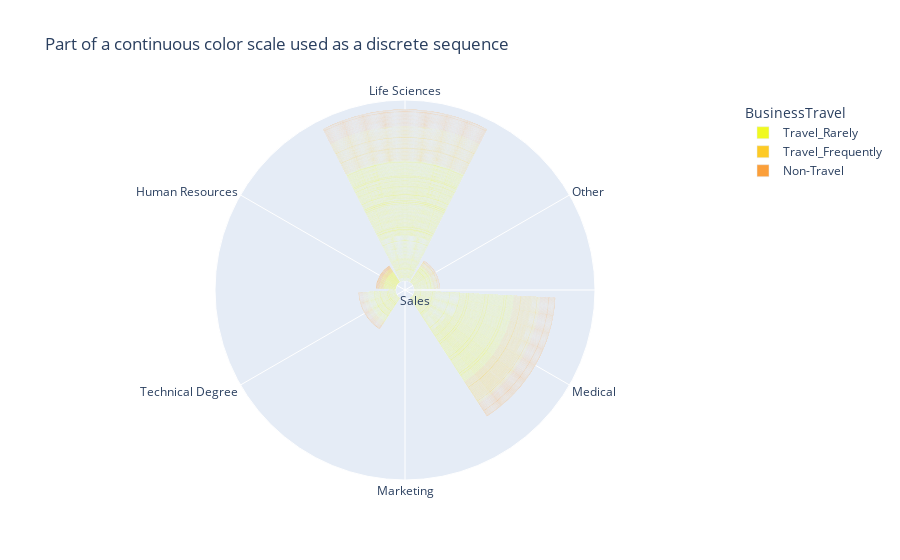

Here is the notebook cell this chart was saved with:
### Code cell
import plotly.express as px
#df = px.data.wind()
fig = px.bar_polar(df, r="Department", theta="EducationField", color="BusinessTravel",
                   color_discrete_sequence= px.colors.sequential.Plasma_r,
                   title="Part of a continuous color scale used as a discrete sequence"
                  )
fig.show()

### Figure 1 — Plotly figure (JSON) as saved in the notebook; plotly's stock layout.template omitted (floating-point values rounded to 4 significant figures; data arrays with more than 128 entries replaced by an {"elided": "..."} marker saying what was removed)
{"data": [{"hovertemplate": "BusinessTravel=Travel_Rarely<br>Department=%{r}<br>EducationField=%{theta}<extra></extra>", "legendgroup": "Travel_Rarely", "marker": {"color": "#f0f921"}, "name": "Travel_Rarely", "r": {"elided": "1043 str values"}, "showlegend": true, "subplot": "polar", "theta": {"elided": "1043 str values"}, "type": "barpolar"}, {"hovertemplate": "BusinessTravel=Travel_Frequently<br>Department=%{r}<br>EducationField=%{theta}<extra></extra>", "legendgroup": "Travel_Frequently", "marker": {"color": "#fdca26"}, "name": "Travel_Frequently", "r": {"elided": "277 str values"}, "showlegend": true, "subplot": "polar", "theta": {"elided": "277 str values"}, "type": "barpolar"}, {"hovertemplate": "BusinessTravel=Non-Travel<br>Department=%{r}<br>EducationField=%{theta}<extra></extra>", "legendgroup": "Non-Travel", "marker": {"color": "#fb9f3a"}, "name": "Non-Travel", "r": {"elided": "150 str values"}, "showlegend": true, "subplot": "polar", "theta": {"elided": "150 str values"}, "type": "barpolar"}], "layout": {"barmode": "relative", "legend": {"title": {"text": "BusinessTravel"}, "tracegroupgap": 0}, "polar": {"angularaxis": {"direction": "clockwise", "rotation": 90}, "domain": {"x": [0, 1], "y": [0, 1]}}, "title": {"text": "Part of a continuous color scale used as a discrete sequence"}}}
